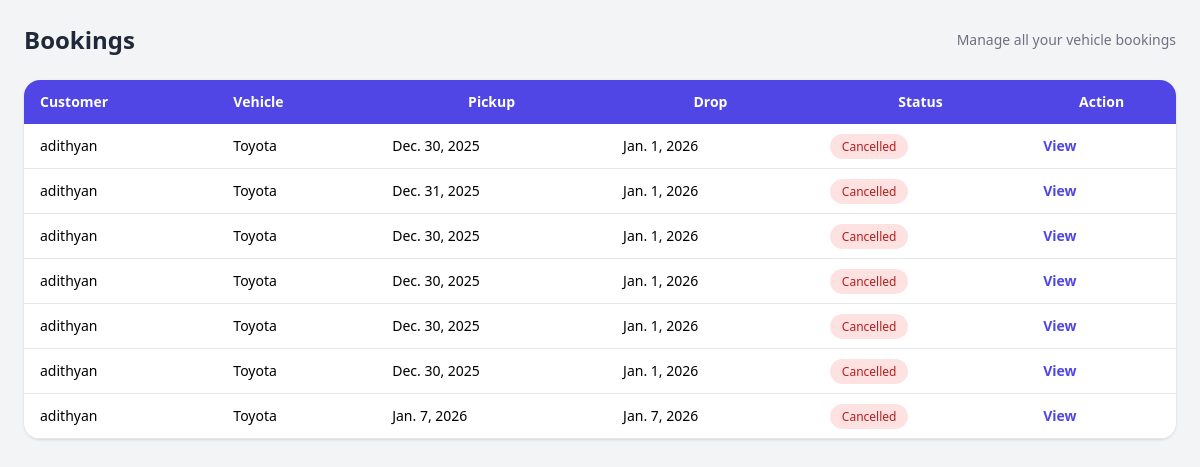
Page /rentalPartner/rentalPartnerBookings (signed in) on the earlier database version.
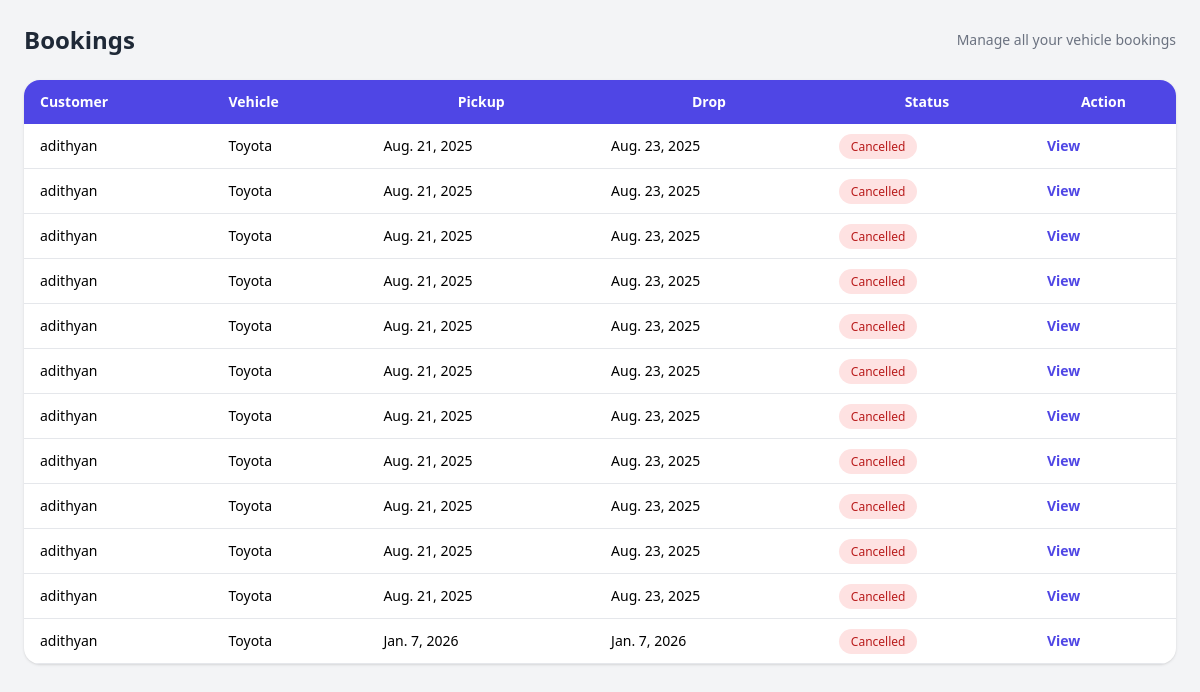
Same page on the later database version.
### home/models.py (models this page shows)
class bookingDetails(models.Model):
        user = models.ForeignKey(userRegistration, on_delete=models.CASCADE)
        partner = models.ForeignKey(partnerRegistration, on_delete=models.CASCADE)
        car = models.ForeignKey(carDetails, on_delete=models.CASCADE)
        Name = models.CharField(max_length=38)
        phoneNumber = models.CharField(max_length=10)
        pickupLocation = models.CharField(max_length=100)
        dropLocation = models.CharField(max_length=100)
        startDate = models.DateField()
        endDate = models.DateField()
        numberOfDays = models.IntegerField()
        preferredTime = models.TimeField()
        Additionalnotes = models.CharField(max_length=100,null=True, blank=True)
        bookingDate = models.DateTimeField(default=timezone.now)
        paymentMethod = models.BooleanField(default=False)
        confirmStatus = models.BooleanField(default=False)
        bookingStatus = models.BooleanField(default=False)
        carRentPerDay = models.IntegerField()
        carName = models.CharField(max_length=50)

class userRegistration(models.Model):
    Name=models.CharField(max_length=38)
    email=models.EmailField(max_length=50)
    profileImage=models.ImageField(upload_to='userProfile/', null=True, blank=True)
    password=models.CharField(max_length=25)
    phoneNumber=models.CharField(max_length=10)
    gender = models.CharField(max_length=10, null=True, blank=True)
    age = models.IntegerField(max_length=3, null=True, blank=True)
    bio =models.TextField(null=True, blank=True)
    about = models.TextField(null=True, blank=True)
    favDestinations = models.CharField(max_length=100, null=True, blank=True)
    budgetRange = models.CharField(max_length=50, null=True, blank=True)
    travelpreferences = models.CharField(max_length=100, null=True, blank=True)
    registrationDate=models.DateTimeField(default=timezone.now)
    destination=models.CharField(max_length=50, null=True, blank=True)
    connected = models.BooleanField(default=False)
    connected_accepted = models.BooleanField(default=False)
    def __str__(self):
        return self.Name

### rentalPartner/models.py (models this page shows, shortened)
class carDetails(models.Model):
    vehicleName=models.CharField(max_length=50)
    vehicleNumber=models.CharField(max_length=15)
    vehicleType=models.CharField(max_length=20)
    fuelType=models.CharField(max_length=20, null=True, blank=True)
    seatingCapacity=models.IntegerField()
    rentPerDay=models.IntegerField()
    availabilityStatus=models.BooleanField(default=True)
    partner=models.ForeignKey(partnerRegistration,on_delete=models.CASCADE)
    vehicleImage=models.ImageField(upload_to='vehicle_images/', null=True, blank=True)

### rentalPartner/views.py (the view)
# urls.py: path('rentalPartnerBookings',views.rentalPartnerBookings,name='rentalPartnerBookings'),
def rentalPartnerBookings(request):
    partner_id = request.session.get('partner_id')
    bookings = bookingDetails.objects.filter(
        car__partner_id=partner_id
    ).select_related('car')
    context = {
        'bookings': bookings
    }
    return render(request, 'rentalPartner/rentalPartnerViewBooking.html', context)

### templates/rentalPartner/rentalPartnerViewBooking.html (shortened to what this page needs)
<!DOCTYPE html>
<html lang="en">
<head>
  <script src="https://cdn.tailwindcss.com"></script>
</head>
<body class="bg-gray-100 min-h-screen">
<div class="max-w-7xl mx-auto p-6">
  <div class="flex items-center justify-between mb-6">
    <h2 class="text-2xl font-bold text-gray-800">Bookings</h2>
    <span class="text-sm text-gray-500">
      Manage all your vehicle bookings
    </span>
  </div>
  <div class="bg-white rounded-2xl shadow overflow-x-auto">
    <table class="min-w-full text-sm">
      <thead class="bg-indigo-600 text-white">
        <tr>
          <th class="px-4 py-3 text-left">Customer</th>
          <th class="px-4 py-3 text-left">Vehicle</th>
          <th class="px-4 py-3">Pickup</th>
          <th class="px-4 py-3">Drop</th>
          <th class="px-4 py-3">Status</th>
          <th class="px-4 py-3">Action</th>
        </tr>
      </thead>
      <tbody>
        {% for booking in bookings %}
        <tr class="border-b hover:bg-gray-50">
          <td class="px-4 py-3">{{ booking.user }}</td>
          <td class="px-4 py-3 font-medium">
            {{ booking.car.vehicleName }}
          </td>
          <td class="px-4 py-3">{{ booking.startDate }}</td>
          <td class="px-4 py-3">{{ booking.endDate }}</td>
          <td class="px-4 py-3">
            {% if booking.status == "Pending" %}
              <span class="px-3 py-1 rounded-full bg-yellow-100 text-yellow-700 text-xs">
                Pending
              </span>
            {% elif booking.status == "Confirmed" %}
              <span class="px-3 py-1 rounded-full bg-blue-100 text-blue-700 text-xs">
                Confirmed
              </span>
            {% elif booking.status == "Completed" %}
              <span class="px-3 py-1 rounded-full bg-green-100 text-green-700 text-xs">
                Completed
              </span>
            {% else %}
              <span class="px-3 py-1 rounded-full bg-red-100 text-red-700 text-xs">
                Cancelled
              </span>
            {% endif %}
          </td>
          <td class="px-4 py-3">
            <a href="#"
               class="text-indigo-600 font-semibold hover:underline">
              View
            </a>
          </td>
        </tr>
        {% empty %}
        <tr>
          <td colspan="7" class="text-center py-6 text-gray-500">
            No bookings yet
          </td>
        </tr>
        {% endfor %}
      </tbody>
    </table>
  </div>
</div>
</body>
</html>

Differences in the rows shown:
removed bookingDetails: user "adithyan", car.vehicleName "Toyota", startDate "Dec. 30, 2025", endDate "Jan. 1, 2026"
removed bookingDetails: user "adithyan", car.vehicleName "Toyota", startDate "Dec. 31, 2025", endDate "Jan. 1, 2026"
removed bookingDetails: user "adithyan", car.vehicleName "Toyota", startDate "Dec. 30, 2025", endDate "Jan. 1, 2026"
removed bookingDetails: user "adithyan", car.vehicleName "Toyota", startDate "Dec. 30, 2025", endDate "Jan. 1, 2026"
removed bookingDetails: user "adithyan", car.vehicleName "Toyota", startDate "Dec. 30, 2025", endDate "Jan. 1, 2026"
removed bookingDetails: user "adithyan", car.vehicleName "Toyota", startDate "Dec. 30, 2025", endDate "Jan. 1, 2026"
added bookingDetails: user "adithyan", car.vehicleName "Toyota", startDate "Aug. 21, 2025", endDate "Aug. 23, 2025"
added bookingDetails: user "adithyan", car.vehicleName "Toyota", startDate "Aug. 21, 2025", endDate "Aug. 23, 2025"
added bookingDetails: user "adithyan", car.vehicleName "Toyota", startDate "Aug. 21, 2025", endDate "Aug. 23, 2025"
added bookingDetails: user "adithyan", car.vehicleName "Toyota", startDate "Aug. 21, 2025", endDate "Aug. 23, 2025"
added bookingDetails: user "adithyan", car.vehicleName "Toyota", startDate "Aug. 21, 2025", endDate "Aug. 23, 2025"
added bookingDetails: user "adithyan", car.vehicleName "Toyota", startDate "Aug. 21, 2025", endDate "Aug. 23, 2025"
added bookingDetails: user "adithyan", car.vehicleName "Toyota", startDate "Aug. 21, 2025", endDate "Aug. 23, 2025"
added bookingDetails: user "adithyan", car.vehicleName "Toyota", startDate "Aug. 21, 2025", endDate "Aug. 23, 2025"
added bookingDetails: user "adithyan", car.vehicleName "Toyota", startDate "Aug. 21, 2025", endDate "Aug. 23, 2025"
added bookingDetails: user "adithyan", car.vehicleName "Toyota", startDate "Aug. 21, 2025", endDate "Aug. 23, 2025"
added bookingDetails: user "adithyan", car.vehicleName "Toyota", startDate "Aug. 21, 2025", endDate "Aug. 23, 2025"
